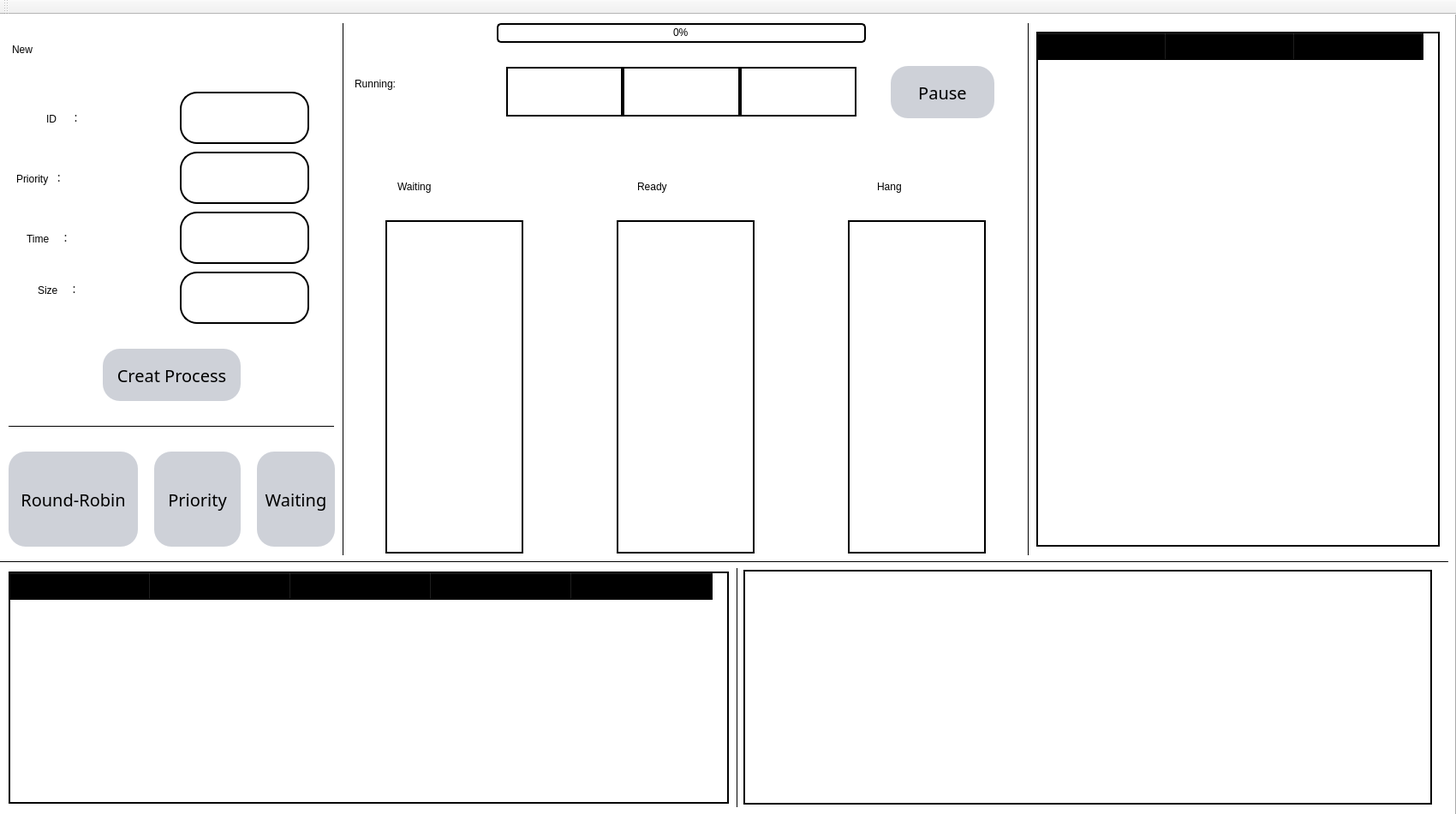
<?xml version="1.0" encoding="UTF-8"?>
<ui version="4.0">
 <class>ProcessManagement</class>
 <widget class="QMainWindow" name="ProcessManagement">
  <property name="geometry">
   <rect>
    <x>0</x>
    <y>0</y>
    <width>1700</width>
    <height>950</height>
   </rect>
  </property>
  <property name="windowTitle">
   <string>ProcessManagement</string>
  </property>
  <widget class="QWidget" name="centralWidget">
   <widget class="QFrame" name="Time">
    <property name="geometry">
     <rect>
      <x>0</x>
      <y>0</y>
      <width>1700</width>
      <height>950</height>
     </rect>
    </property>
    <property name="styleSheet">
     <string notr="true">*{
background-color:white;

}
QPushButton{
background:#ced1d8;
border-style:outset;
border-radius:20px;
font: 15pt &quot;Mv Boli&quot;;
color:black;
}
QPushButton:pressed{
background-color:rgb(224,0,0);
border-style:inset;
font-style:MingLiU-ExtB;
}
QLabel{
	border:2px solid rgb(0, 0, 0);
font: 15pt &quot;Mv Boli&quot;;
color:black;
}
Line{
color:black;

}
QTableWidget{
color:black;
background-color:white;
background-color:rgba(85,170,255,0);       
font: 15pt &quot;Mv Boli&quot;;
border:2px solid;
gridline-color: black;

}
QProgressBar {
border: 2px solid grey;
border-radius: 5px;
background-color: #FFFFFF;
}

QProgressBar::chunk {
background-color: black;
width: 20px;
}

QProgressBar {
border: 2px solid black;
border-radius: 5px;
text-align: center;
}
QLineEdit{
border:2px solid rgb(0, 0, 0);
background-color:rgb(255, 255, 255);
font: 15pt &quot;Mv Boli&quot;;
border-radius:20px;
color:black;
}
QListWidget{
	border:2px solid black;
color:black;
font: 15pt &quot;Mv Boli&quot;;
}
QListWidget::item{
height:75px;
font: 15pt &quot;Mv Boli&quot;;
border: 1px solid black;
}</string>
    </property>
    <property name="frameShape">
     <enum>QFrame::Panel</enum>
    </property>
    <property name="frameShadow">
     <enum>QFrame::Raised</enum>
    </property>
    <property name="midLineWidth">
     <number>1</number>
    </property>
    <widget class="QPushButton" name="Creat">
     <property name="geometry">
      <rect>
       <x>120</x>
       <y>390</y>
       <width>161</width>
       <height>61</height>
      </rect>
     </property>
     <property name="font">
      <font>
       <family>Mv Boli</family>
       <pointsize>15</pointsize>
       <weight>50</weight>
       <italic>false</italic>
       <bold>false</bold>
      </font>
     </property>
     <property name="styleSheet">
      <string notr="true"/>
     </property>
     <property name="text">
      <string>Creat Process</string>
     </property>
    </widget>
    <widget class="QPushButton" name="Pause">
     <property name="geometry">
      <rect>
       <x>1040</x>
       <y>60</y>
       <width>121</width>
       <height>61</height>
      </rect>
     </property>
     <property name="font">
      <font>
       <family>Mv Boli</family>
       <pointsize>15</pointsize>
       <weight>50</weight>
       <italic>false</italic>
       <bold>false</bold>
      </font>
     </property>
     <property name="styleSheet">
      <string notr="true"/>
     </property>
     <property name="text">
      <string>Pause</string>
     </property>
    </widget>
    <widget class="Line" name="line">
     <property name="geometry">
      <rect>
       <x>850</x>
       <y>640</y>
       <width>20</width>
       <height>285</height>
      </rect>
     </property>
     <property name="frameShadow">
      <enum>QFrame::Plain</enum>
     </property>
     <property name="midLineWidth">
      <number>1</number>
     </property>
     <property name="orientation">
      <enum>Qt::Vertical</enum>
     </property>
    </widget>
    <widget class="Line" name="line_2">
     <property name="geometry">
      <rect>
       <x>0</x>
       <y>630</y>
       <width>1691</width>
       <height>16</height>
      </rect>
     </property>
     <property name="styleSheet">
      <string notr="true"/>
     </property>
     <property name="frameShadow">
      <enum>QFrame::Plain</enum>
     </property>
     <property name="midLineWidth">
      <number>1</number>
     </property>
     <property name="orientation">
      <enum>Qt::Horizontal</enum>
     </property>
    </widget>
    <widget class="QLabel" name="WaitingLabel">
     <property name="geometry">
      <rect>
       <x>460</x>
       <y>170</y>
       <width>131</width>
       <height>61</height>
      </rect>
     </property>
     <property name="styleSheet">
      <string notr="true">border:1px solid rgb(255, 255, 255);
font: 20pt &quot;Mv Boli&quot;;</string>
     </property>
     <property name="text">
      <string>Waiting</string>
     </property>
    </widget>
    <widget class="QLabel" name="ReadyLabel">
     <property name="geometry">
      <rect>
       <x>740</x>
       <y>170</y>
       <width>111</width>
       <height>61</height>
      </rect>
     </property>
     <property name="styleSheet">
      <string notr="true">border:1px solid rgb(255, 255, 255);
font: 20pt &quot;Mv Boli&quot;;</string>
     </property>
     <property name="text">
      <string>Ready</string>
     </property>
    </widget>
    <widget class="Line" name="line_3">
     <property name="geometry">
      <rect>
       <x>10</x>
       <y>470</y>
       <width>381</width>
       <height>20</height>
      </rect>
     </property>
     <property name="styleSheet">
      <string notr="true">color:black</string>
     </property>
     <property name="frameShadow">
      <enum>QFrame::Plain</enum>
     </property>
     <property name="midLineWidth">
      <number>1</number>
     </property>
     <property name="orientation">
      <enum>Qt::Horizontal</enum>
     </property>
    </widget>
    <widget class="Line" name="line_4">
     <property name="geometry">
      <rect>
       <x>390</x>
       <y>10</y>
       <width>20</width>
       <height>621</height>
      </rect>
     </property>
     <property name="frameShadow">
      <enum>QFrame::Plain</enum>
     </property>
     <property name="midLineWidth">
      <number>1</number>
     </property>
     <property name="orientation">
      <enum>Qt::Vertical</enum>
     </property>
    </widget>
    <widget class="QWidget" name="gridLayoutWidget_3">
     <property name="geometry">
      <rect>
       <x>580</x>
       <y>50</y>
       <width>431</width>
       <height>80</height>
      </rect>
     </property>
     <layout class="QGridLayout" name="gridLayout">
      <property name="horizontalSpacing">
       <number>0</number>
      </property>
      <item row="0" column="1">
       <widget class="QLabel" name="RunPriority">
        <property name="text">
         <string/>
        </property>
       </widget>
      </item>
      <item row="0" column="2">
       <widget class="QLabel" name="RunTime">
        <property name="text">
         <string/>
        </property>
       </widget>
      </item>
      <item row="0" column="0">
       <widget class="QLabel" name="RunID">
        <property name="text">
         <string/>
        </property>
       </widget>
      </item>
     </layout>
    </widget>
    <widget class="Line" name="line_5">
     <property name="geometry">
      <rect>
       <x>1190</x>
       <y>10</y>
       <width>20</width>
       <height>621</height>
      </rect>
     </property>
     <property name="frameShadow">
      <enum>QFrame::Plain</enum>
     </property>
     <property name="midLineWidth">
      <number>1</number>
     </property>
     <property name="orientation">
      <enum>Qt::Vertical</enum>
     </property>
    </widget>
    <widget class="QLabel" name="ReadyLabel_3">
     <property name="geometry">
      <rect>
       <x>1020</x>
       <y>170</y>
       <width>111</width>
       <height>61</height>
      </rect>
     </property>
     <property name="styleSheet">
      <string notr="true">border:1px solid rgb(255, 255, 255);
font: 20pt &quot;Mv Boli&quot;;</string>
     </property>
     <property name="text">
      <string>Hang</string>
     </property>
    </widget>
    <widget class="QLabel" name="ReadyLabel_4">
     <property name="geometry">
      <rect>
       <x>410</x>
       <y>50</y>
       <width>151</width>
       <height>61</height>
      </rect>
     </property>
     <property name="styleSheet">
      <string notr="true">border:1px solid rgb(255, 255, 255);
font: 20pt &quot;Mv Boli&quot;;</string>
     </property>
     <property name="text">
      <string>Running:</string>
     </property>
    </widget>
    <widget class="QLabel" name="ReadyLabel_5">
     <property name="geometry">
      <rect>
       <x>10</x>
       <y>10</y>
       <width>111</width>
       <height>61</height>
      </rect>
     </property>
     <property name="styleSheet">
      <string notr="true">border:1px solid rgb(255, 255, 255);
font: 20pt &quot;Mv Boli&quot;;</string>
     </property>
     <property name="text">
      <string>New</string>
     </property>
    </widget>
    <widget class="QLabel" name="ReadyLabel_6">
     <property name="geometry">
      <rect>
       <x>50</x>
       <y>90</y>
       <width>151</width>
       <height>61</height>
      </rect>
     </property>
     <property name="styleSheet">
      <string notr="true">border:1px solid rgb(255, 255, 255);
font: 20pt &quot;Mv Boli&quot;;</string>
     </property>
     <property name="text">
      <string>ID     ：</string>
     </property>
    </widget>
    <widget class="QLabel" name="ReadyLabel_7">
     <property name="geometry">
      <rect>
       <x>15</x>
       <y>160</y>
       <width>181</width>
       <height>61</height>
      </rect>
     </property>
     <property name="styleSheet">
      <string notr="true">border:1px solid rgb(255, 255, 255);
font: 20pt &quot;Mv Boli&quot;;</string>
     </property>
     <property name="text">
      <string>Priority  ：</string>
     </property>
    </widget>
    <widget class="QLabel" name="ReadyLabel_8">
     <property name="geometry">
      <rect>
       <x>27</x>
       <y>230</y>
       <width>161</width>
       <height>61</height>
      </rect>
     </property>
     <property name="styleSheet">
      <string notr="true">border:1px solid rgb(255, 255, 255);
font: 20pt &quot;Mv Boli&quot;;</string>
     </property>
     <property name="text">
      <string>Time    ：</string>
     </property>
    </widget>
    <widget class="QTableWidget" name="InMemory">
     <property name="geometry">
      <rect>
       <x>10</x>
       <y>650</y>
       <width>841</width>
       <height>271</height>
      </rect>
     </property>
     <property name="styleSheet">
      <string notr="true">color:black;
background-color:white;
background-color:rgba(85,170,255,0);

</string>
     </property>
     <property name="rowCount">
      <number>0</number>
     </property>
     <attribute name="horizontalHeaderDefaultSectionSize">
      <number>164</number>
     </attribute>
     <attribute name="verticalHeaderVisible">
      <bool>false</bool>
     </attribute>
     <attribute name="verticalHeaderHighlightSections">
      <bool>false</bool>
     </attribute>
     <column>
      <property name="text">
       <string>ID</string>
      </property>
      <property name="font">
       <font>
        <family>MV Boli</family>
        <pointsize>14</pointsize>
        <weight>50</weight>
        <bold>false</bold>
       </font>
      </property>
      <property name="textAlignment">
       <set>AlignCenter</set>
      </property>
      <property name="background">
       <color>
        <red>255</red>
        <green>255</green>
        <blue>255</blue>
       </color>
      </property>
     </column>
     <column>
      <property name="text">
       <string>Priority</string>
      </property>
      <property name="font">
       <font>
        <family>MV Boli</family>
        <pointsize>14</pointsize>
       </font>
      </property>
      <property name="textAlignment">
       <set>AlignCenter</set>
      </property>
      <property name="background">
       <color>
        <red>255</red>
        <green>255</green>
        <blue>255</blue>
       </color>
      </property>
     </column>
     <column>
      <property name="text">
       <string>Time</string>
      </property>
      <property name="font">
       <font>
        <family>MV Boli</family>
        <pointsize>14</pointsize>
       </font>
      </property>
      <property name="textAlignment">
       <set>AlignCenter</set>
      </property>
      <property name="background">
       <color>
        <red>255</red>
        <green>255</green>
        <blue>255</blue>
       </color>
      </property>
     </column>
     <column>
      <property name="text">
       <string>State</string>
      </property>
      <property name="font">
       <font>
        <family>MV Boli</family>
        <pointsize>14</pointsize>
       </font>
      </property>
      <property name="textAlignment">
       <set>AlignCenter</set>
      </property>
      <property name="background">
       <color>
        <red>255</red>
        <green>255</green>
        <blue>255</blue>
       </color>
      </property>
     </column>
     <column>
      <property name="text">
       <string>Hang</string>
      </property>
      <property name="font">
       <font>
        <family>MV Boli</family>
        <pointsize>14</pointsize>
       </font>
      </property>
      <property name="textAlignment">
       <set>AlignCenter</set>
      </property>
      <property name="background">
       <color>
        <red>255</red>
        <green>255</green>
        <blue>255</blue>
       </color>
      </property>
     </column>
    </widget>
    <widget class="QTableWidget" name="Record">
     <property name="geometry">
      <rect>
       <x>1210</x>
       <y>20</y>
       <width>471</width>
       <height>601</height>
      </rect>
     </property>
     <property name="styleSheet">
      <string notr="true">color:black;
background-color:white;
background-color:rgba(85,170,255,0);
</string>
     </property>
     <property name="rowCount">
      <number>0</number>
     </property>
     <attribute name="horizontalHeaderDefaultSectionSize">
      <number>150</number>
     </attribute>
     <attribute name="verticalHeaderVisible">
      <bool>false</bool>
     </attribute>
     <attribute name="verticalHeaderHighlightSections">
      <bool>false</bool>
     </attribute>
     <column>
      <property name="text">
       <string>ID</string>
      </property>
      <property name="font">
       <font>
        <family>MV Boli</family>
        <pointsize>14</pointsize>
        <weight>50</weight>
        <bold>false</bold>
       </font>
      </property>
      <property name="textAlignment">
       <set>AlignCenter</set>
      </property>
      <property name="background">
       <color>
        <red>255</red>
        <green>255</green>
        <blue>255</blue>
       </color>
      </property>
     </column>
     <column>
      <property name="text">
       <string>Priority</string>
      </property>
      <property name="font">
       <font>
        <family>MV Boli</family>
        <pointsize>14</pointsize>
       </font>
      </property>
      <property name="textAlignment">
       <set>AlignCenter</set>
      </property>
      <property name="background">
       <color>
        <red>255</red>
        <green>255</green>
        <blue>255</blue>
       </color>
      </property>
     </column>
     <column>
      <property name="text">
       <string>RestTime</string>
      </property>
      <property name="font">
       <font>
        <family>MV Boli</family>
        <pointsize>14</pointsize>
       </font>
      </property>
      <property name="textAlignment">
       <set>AlignCenter</set>
      </property>
      <property name="background">
       <color>
        <red>255</red>
        <green>255</green>
        <blue>255</blue>
       </color>
      </property>
     </column>
    </widget>
    <widget class="QProgressBar" name="RunningBar">
     <property name="geometry">
      <rect>
       <x>580</x>
       <y>10</y>
       <width>431</width>
       <height>23</height>
      </rect>
     </property>
     <property name="value">
      <number>0</number>
     </property>
    </widget>
    <widget class="QLineEdit" name="NewID">
     <property name="geometry">
      <rect>
       <x>210</x>
       <y>90</y>
       <width>151</width>
       <height>61</height>
      </rect>
     </property>
     <property name="placeholderText">
      <string/>
     </property>
    </widget>
    <widget class="QLineEdit" name="NewPriority">
     <property name="geometry">
      <rect>
       <x>210</x>
       <y>160</y>
       <width>151</width>
       <height>61</height>
      </rect>
     </property>
     <property name="placeholderText">
      <string/>
     </property>
    </widget>
    <widget class="QLineEdit" name="NewTime">
     <property name="geometry">
      <rect>
       <x>210</x>
       <y>230</y>
       <width>151</width>
       <height>61</height>
      </rect>
     </property>
     <property name="placeholderText">
      <string/>
     </property>
    </widget>
    <widget class="QListWidget" name="Waiting">
     <property name="geometry">
      <rect>
       <x>450</x>
       <y>240</y>
       <width>161</width>
       <height>389</height>
      </rect>
     </property>
     <property name="lineWidth">
      <number>1</number>
     </property>
    </widget>
    <widget class="QListWidget" name="Hang">
     <property name="geometry">
      <rect>
       <x>990</x>
       <y>240</y>
       <width>161</width>
       <height>389</height>
      </rect>
     </property>
     <property name="lineWidth">
      <number>1</number>
     </property>
    </widget>
    <widget class="QListWidget" name="Ready">
     <property name="geometry">
      <rect>
       <x>720</x>
       <y>240</y>
       <width>161</width>
       <height>389</height>
      </rect>
     </property>
     <property name="lineWidth">
      <number>1</number>
     </property>
    </widget>
    <widget class="QPushButton" name="ByPriority">
     <property name="geometry">
      <rect>
       <x>180</x>
       <y>510</y>
       <width>101</width>
       <height>111</height>
      </rect>
     </property>
     <property name="font">
      <font>
       <family>Mv Boli</family>
       <pointsize>15</pointsize>
       <weight>50</weight>
       <italic>false</italic>
       <bold>false</bold>
      </font>
     </property>
     <property name="styleSheet">
      <string notr="true"/>
     </property>
     <property name="text">
      <string>Priority</string>
     </property>
    </widget>
    <widget class="QPushButton" name="ByRoundRobin">
     <property name="geometry">
      <rect>
       <x>10</x>
       <y>510</y>
       <width>151</width>
       <height>111</height>
      </rect>
     </property>
     <property name="font">
      <font>
       <family>Mv Boli</family>
       <pointsize>15</pointsize>
       <weight>50</weight>
       <italic>false</italic>
       <bold>false</bold>
      </font>
     </property>
     <property name="styleSheet">
      <string notr="true"/>
     </property>
     <property name="text">
      <string>Round-Robin</string>
     </property>
    </widget>
    <widget class="QPushButton" name="WaitingButton">
     <property name="geometry">
      <rect>
       <x>300</x>
       <y>510</y>
       <width>91</width>
       <height>111</height>
      </rect>
     </property>
     <property name="font">
      <font>
       <family>Mv Boli</family>
       <pointsize>15</pointsize>
       <weight>50</weight>
       <italic>false</italic>
       <bold>false</bold>
      </font>
     </property>
     <property name="styleSheet">
      <string notr="true"/>
     </property>
     <property name="text">
      <string>Waiting</string>
     </property>
    </widget>
    <widget class="QLabel" name="ReadyLabel_9">
     <property name="geometry">
      <rect>
       <x>40</x>
       <y>290</y>
       <width>161</width>
       <height>61</height>
      </rect>
     </property>
     <property name="styleSheet">
      <string notr="true">border:1px solid rgb(255, 255, 255);
font: 20pt &quot;Mv Boli&quot;;</string>
     </property>
     <property name="text">
      <string>Size    ：</string>
     </property>
    </widget>
    <widget class="QListWidget" name="Storage">
     <property name="geometry">
      <rect>
       <x>868</x>
       <y>648</y>
       <width>804</width>
       <height>274</height>
      </rect>
     </property>
    </widget>
    <widget class="QLineEdit" name="NewSize">
     <property name="geometry">
      <rect>
       <x>210</x>
       <y>300</y>
       <width>151</width>
       <height>61</height>
      </rect>
     </property>
    </widget>
   </widget>
  </widget>
  <widget class="QMenuBar" name="menuBar">
   <property name="geometry">
    <rect>
     <x>0</x>
     <y>0</y>
     <width>1700</width>
     <height>25</height>
    </rect>
   </property>
  </widget>
  <widget class="QToolBar" name="mainToolBar">
   <attribute name="toolBarArea">
    <enum>TopToolBarArea</enum>
   </attribute>
   <attribute name="toolBarBreak">
    <bool>false</bool>
   </attribute>
  </widget>
 </widget>
 <layoutdefault spacing="6" margin="11"/>
 <resources/>
 <connections/>
</ui>
